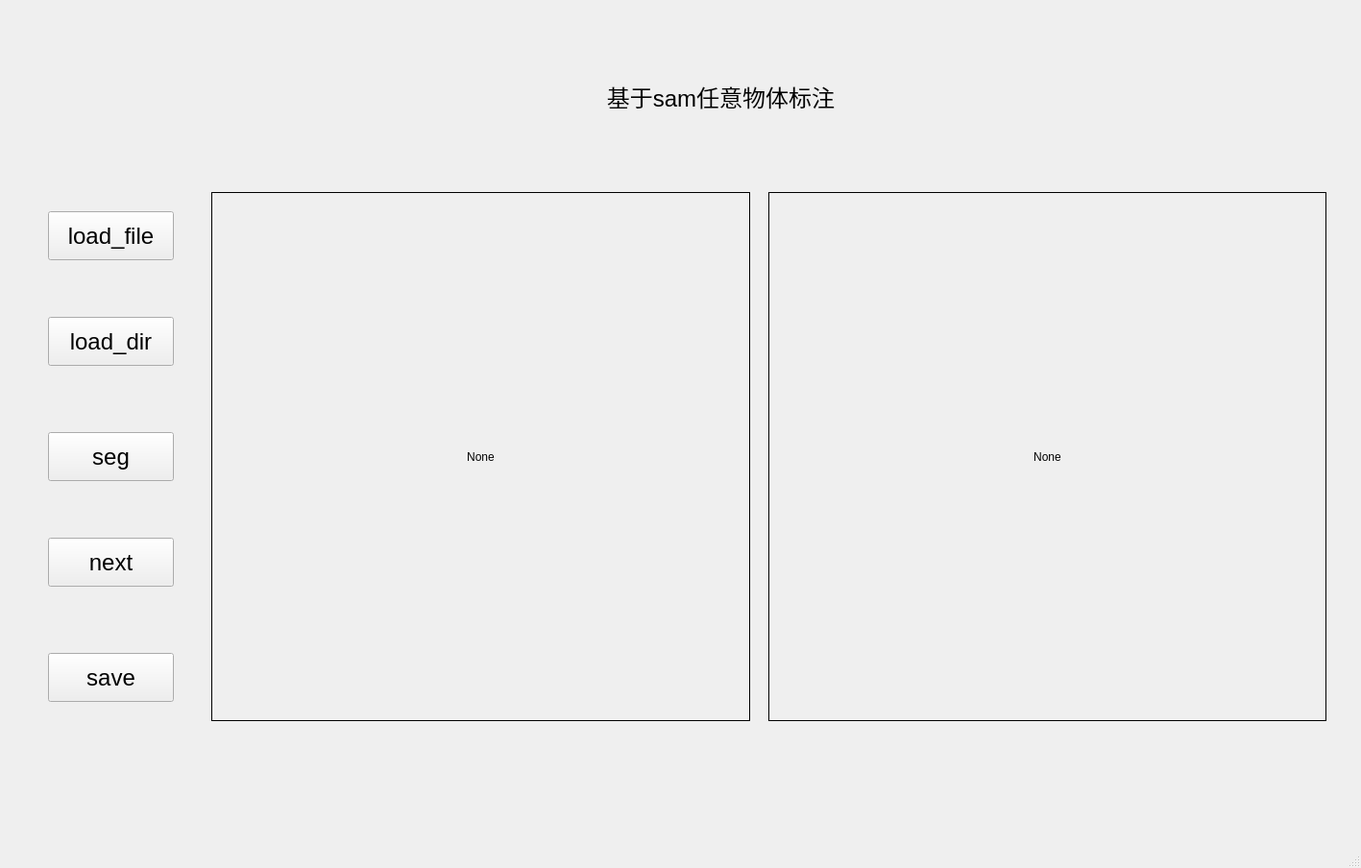
<?xml version="1.0" encoding="UTF-8"?>
<ui version="4.0">
 <class>MainWindow</class>
 <widget class="QMainWindow" name="MainWindow">
  <property name="geometry">
   <rect>
    <x>0</x>
    <y>0</y>
    <width>1417</width>
    <height>904</height>
   </rect>
  </property>
  <property name="windowTitle">
   <string>MainWindow</string>
  </property>
  <widget class="QWidget" name="centralwidget">
   <widget class="QLabel" name="label">
    <property name="geometry">
     <rect>
      <x>330</x>
      <y>60</y>
      <width>841</width>
      <height>81</height>
     </rect>
    </property>
    <property name="font">
     <font>
      <pointsize>18</pointsize>
     </font>
    </property>
    <property name="layoutDirection">
     <enum>Qt::LeftToRight</enum>
    </property>
    <property name="text">
     <string>基于sam任意物体标注</string>
    </property>
    <property name="textFormat">
     <enum>Qt::AutoText</enum>
    </property>
    <property name="scaledContents">
     <bool>false</bool>
    </property>
    <property name="alignment">
     <set>Qt::AlignCenter</set>
    </property>
    <property name="wordWrap">
     <bool>false</bool>
    </property>
   </widget>
   <widget class="QPushButton" name="pushButton">
    <property name="geometry">
     <rect>
      <x>50</x>
      <y>220</y>
      <width>131</width>
      <height>51</height>
     </rect>
    </property>
    <property name="font">
     <font>
      <pointsize>18</pointsize>
     </font>
    </property>
    <property name="text">
     <string>load_file</string>
    </property>
   </widget>
   <widget class="QPushButton" name="pushButton_3">
    <property name="geometry">
     <rect>
      <x>50</x>
      <y>450</y>
      <width>131</width>
      <height>51</height>
     </rect>
    </property>
    <property name="font">
     <font>
      <pointsize>18</pointsize>
     </font>
    </property>
    <property name="text">
     <string>seg</string>
    </property>
   </widget>
   <widget class="QPushButton" name="pushButton_4">
    <property name="geometry">
     <rect>
      <x>50</x>
      <y>560</y>
      <width>131</width>
      <height>51</height>
     </rect>
    </property>
    <property name="font">
     <font>
      <pointsize>18</pointsize>
     </font>
    </property>
    <property name="text">
     <string>next</string>
    </property>
   </widget>
   <widget class="QPushButton" name="pushButton_5">
    <property name="geometry">
     <rect>
      <x>50</x>
      <y>680</y>
      <width>131</width>
      <height>51</height>
     </rect>
    </property>
    <property name="font">
     <font>
      <pointsize>18</pointsize>
     </font>
    </property>
    <property name="text">
     <string>save</string>
    </property>
   </widget>
   <widget class="QLabel" name="label_2">
    <property name="geometry">
     <rect>
      <x>220</x>
      <y>200</y>
      <width>561</width>
      <height>551</height>
     </rect>
    </property>
    <property name="styleSheet">
     <string notr="true">border:1px solid</string>
    </property>
    <property name="text">
     <string>None</string>
    </property>
    <property name="textFormat">
     <enum>Qt::AutoText</enum>
    </property>
    <property name="alignment">
     <set>Qt::AlignCenter</set>
    </property>
   </widget>
   <widget class="QLabel" name="label_3">
    <property name="geometry">
     <rect>
      <x>800</x>
      <y>200</y>
      <width>581</width>
      <height>551</height>
     </rect>
    </property>
    <property name="styleSheet">
     <string notr="true">border:1px solid</string>
    </property>
    <property name="text">
     <string>None</string>
    </property>
    <property name="textFormat">
     <enum>Qt::AutoText</enum>
    </property>
    <property name="alignment">
     <set>Qt::AlignCenter</set>
    </property>
   </widget>
   <widget class="QPushButton" name="pushButton_2">
    <property name="geometry">
     <rect>
      <x>50</x>
      <y>330</y>
      <width>131</width>
      <height>51</height>
     </rect>
    </property>
    <property name="font">
     <font>
      <pointsize>18</pointsize>
     </font>
    </property>
    <property name="text">
     <string>load_dir</string>
    </property>
   </widget>
  </widget>
  <widget class="QMenuBar" name="menubar">
   <property name="geometry">
    <rect>
     <x>0</x>
     <y>0</y>
     <width>1417</width>
     <height>20</height>
    </rect>
   </property>
  </widget>
  <widget class="QStatusBar" name="statusbar"/>
 </widget>
 <resources/>
 <connections/>
</ui>
